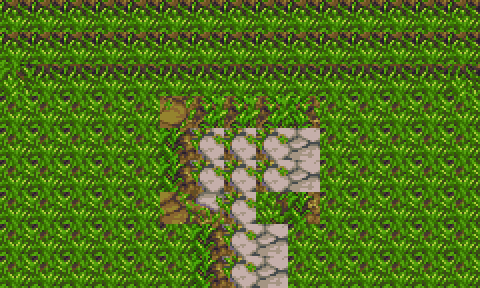

The image is a tile-based game level rendered from a .tmx file. Its description and complete source (layers, tilesets, objects, tile grids) follow:
An orthogonal 15x9 tile map with 32x32 px tiles, 1 tile layer (Tile Layer 1) and 1 object (Pile of Wood).

<map version="1.0" orientation="orthogonal" renderorder="right-down" width="15" height="9" tilewidth="32" tileheight="32" nextobjectid="4">
 <tileset firstgid="1" source="rpgtiles.tsx" />
 <layer name="Tile Layer 1" width="15" height="9">
  <data encoding="csv">
164,164,164,164,164,164,164,164,164,164,164,164,164,164,164,
164,164,164,164,164,164,164,164,164,164,164,164,164,164,164,
161,162,162,162,162,162,162,162,162,162,162,162,162,162,163,
178,178,178,178,178,81,82,82,82,83,178,178,178,178,178,
178,178,178,178,178,97,98,98,98,99,178,178,178,178,178,
178,178,178,178,178,97,98,98,98,99,178,178,178,178,178,
178,178,178,178,178,113,130,98,129,115,178,178,178,178,178,
178,178,178,178,178,178,97,98,99,178,178,178,178,178,178,
178,178,178,178,178,178,97,98,99,178,178,178,178,178,178
</data>
 </layer>
 <objectgroup name="npcs">
  <object id="3" name="Pile of Wood" gid="165" x="256" y="160">
   <properties>
    <property name="Dialog" value="Hello friend, I am wood." />
   </properties>
  </object>
 </objectgroup>
</map>